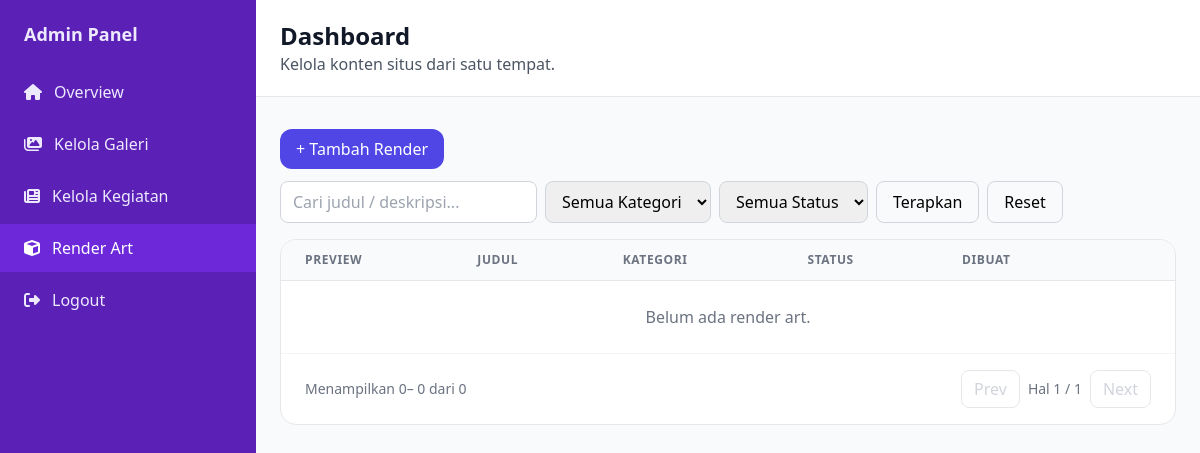
The app's page /admin/dashboard.php?tab=render (signed in), older data.
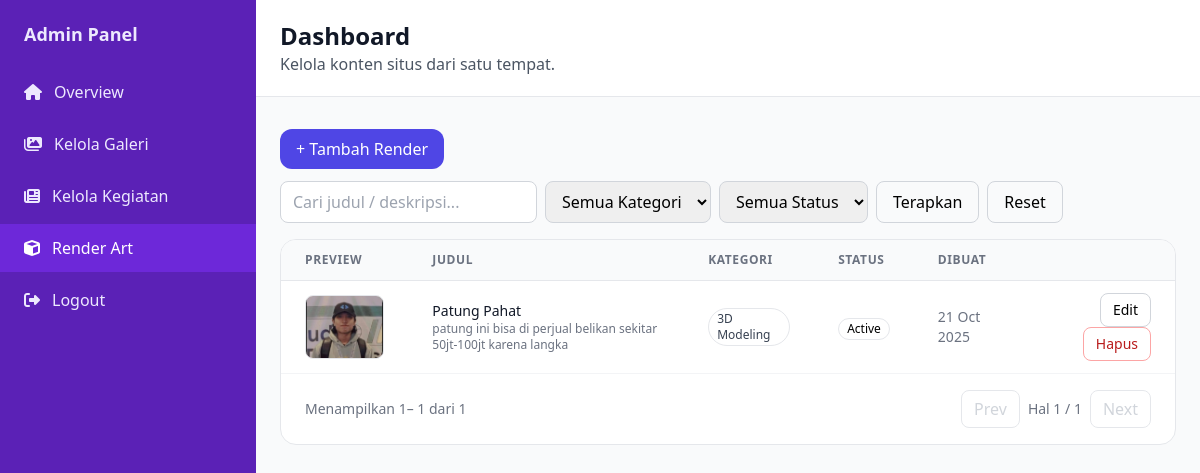
The same page, newer data.
### tables this page shows
CREATE TABLE `render_art` (
  `id` int NOT NULL,
  `title` varchar(255) NOT NULL,
  `description` text,
  `image_path` varchar(500) DEFAULT NULL,
  `category` enum('eksterior','interior','3d_modeling') NOT NULL DEFAULT 'eksterior',
  `status` enum('active','inactive') NOT NULL DEFAULT 'active',
  `created_by` int DEFAULT NULL,
  `created_at` timestamp NULL DEFAULT CURRENT_TIMESTAMP,
  `updated_at` timestamp NULL DEFAULT NULL ON UPDATE CURRENT_TIMESTAMP
);

### config/database.php (called while the page is built, shortened)
<?php
class Database {
    private $host = "localhost";
    private $db_name = "isr_school";
    private $username = "root";
    private $password = "";
    public function getConnection() {
        $this->conn = null;
        try {
            $this->conn = new PDO("mysql:host=" . $this->host . ";dbname=" . $this->db_name, $this->username, $this->password);
            $this->conn->exec("set names utf8");
            $this->conn->setAttribute(PDO::ATTR_ERRMODE, PDO::ERRMODE_EXCEPTION);
        } catch(PDOException $exception) {
            echo "Connection error: " . $exception->getMessage();
        }
        return $this->conn;
    }
}
?>

### models/RenderArt.php (called while the page is built, shortened)
<?php
require_once __DIR__ . '/../config/database.php';
class RenderArt {
  private $db;
  public function __construct() {
    $this->db = (new Database())->getConnection();
  }
  public function all($filters = []) {
    $sql = "SELECT * FROM render_art WHERE 1=1";
    $params = [];
    $sql .= " ORDER BY created_at DESC";
    $stmt = $this->db->prepare($sql);
    $stmt->execute($params);
    return $stmt->fetchAll(PDO::FETCH_ASSOC);
  }
}

### admin/dashboard.php (the view, shortened to what the changed rows need)
<?php
require_once __DIR__ . '/../models/Kegiatan.php';
require_once __DIR__ . '/../models/RenderArt.php';
function h($s){ return htmlspecialchars((string)$s, ENT_QUOTES, 'UTF-8'); }
$tab = $_GET['tab'] ?? 'overview';
$rq = trim($_GET['rq'] ?? '');
$rcat = $_GET['rcat'] ?? '';
$rstatus = $_GET['rstatus'] ?? '';
$rpage = max(1, (int)($_GET['rpage'] ?? 1));
$rPerPage = 12;
$renderArt = new RenderArt();
$rFilters = ['q'=>$rq?:null,'category'=>$rcat?:null,'status'=>$rstatus?:null];
$rAll = $renderArt->all($rFilters);
$rTotal = count($rAll);
$rOffset = ($rpage - 1) * $rPerPage;
$rItems = array_slice($rAll, $rOffset, $rPerPage);
$rCatLabels = ['eksterior'=>'Eksterior','interior'=>'Interior','3d_modeling'=>'3D Modeling'];
?>
<!DOCTYPE html>
<html lang="id">
<head>
  <link rel="stylesheet" href="https://cdn.jsdelivr.net/npm/tailwindcss@2.2.19/dist/tailwind.min.css">
  <link rel="stylesheet" href="https://cdnjs.cloudflare.com/ajax/libs/font-awesome/6.5.0/css/all.min.css">
</head>
<body class="bg-gray-50 min-h-screen">
  <div class="flex">
    <main class="flex-1">
      <header class="bg-white border-b border-gray-200">
        <div class="max-w-7xl mx-auto px-6 py-5">
          <h1 class="text-2xl font-extrabold text-gray-900">Dashboard</h1>
        </div>
      </header>
      <div class="max-w-7xl mx-auto px-6 py-8">
        <section id="tab-render" class="<?= $tab==='render' ? '' : 'hidden' ?>">
          <div class="bg-white rounded-2xl border border-gray-200 overflow-hidden">
            <div class="overflow-x-auto">
              <table class="min-w-full divide-y divide-gray-200">
                <thead class="bg-gray-50">
                  <tr class="text-left text-xs font-semibold text-gray-500 uppercase tracking-wider">
                    <th class="px-6 py-3">Preview</th>
                    <th class="px-6 py-3">Judul</th>
                    <th class="px-6 py-3">Kategori</th>
                    <th class="px-6 py-3">Status</th>
                    <th class="px-6 py-3">Dibuat</th>
                    <th class="px-6 py-3"></th>
                  </tr>
                </thead>
                <tbody class="bg-white divide-y divide-gray-100">
                  <?php if (!$rItems): ?>
                    <tr><td colspan="6" class="px-6 py-6 text-center text-gray-500">Belum ada render art.</td></tr>
                  <?php else: foreach ($rItems as $r): ?>
                    <tr class="hover:bg-gray-50">
                      <td class="px-6 py-3">
                        <?php if (!empty($r['image_path'])): ?>
                          <img src="/site/<?= h($r['image_path']) ?>" class="h-16 w-24 object-cover rounded-lg border border-gray-200" alt="">
                        <?php else: ?>
                          <div class="h-16 w-24 rounded-lg bg-gray-100 border border-gray-200"></div>
                        <?php endif; ?>
                      </td>
                      <td class="px-6 py-3">
                        <div class="text-sm font-medium text-gray-900"><?= h($r['title']) ?></div>
                        <?php if (!empty($r['description'])): ?>
                          <div class="text-xs text-gray-500 line-clamp-2"><?= nl2br(h($r['description'])) ?></div>
                        <?php endif; ?>
                      </td>
                      <td class="px-6 py-3 text-sm text-gray-700">
                        <span class="inline-flex items-center px-2 py-0.5 rounded-full text-xs font-medium border">
                          <?= h($rCatLabels[$r['category']] ?? ucfirst($r['category'])) ?>
                        </span>
                      </td>
                      <td class="px-6 py-3">
                        <span class="inline-flex items-center px-2 py-0.5 rounded-full text-xs font-medium border">
                          <?= h(ucfirst($r['status'])) ?>
                        </span>
                      </td>
                      <td class="px-6 py-3 text-sm text-gray-500"><?= !empty($r['created_at']) ? h(date('d M Y', strtotime($r['created_at']))) : '-' ?></td>
                      <td class="px-6 py-3 text-right">
                        <a href="?tab=render&mode=edit&id=<?= (int)$r['id'] ?>&rq=<?= urlencode($rq) ?>&rcat=<?= urlencode($rcat) ?>&rstatus=<?= urlencode($rstatus) ?>&rpage=<?= (int)$rpage ?>"
                           class="inline-flex items-center px-3 py-1.5 text-sm rounded-lg border border-gray-300 hover:bg-gray-50">Edit</a>
                        <form action="?tab=render&mode=delete" method="post" class="inline" onsubmit="return confirm('Hapus render art ini?')">
                          <button class="inline-flex items-center px-3 py-1.5 text-sm rounded-lg border border-red-300 text-red-700 hover:bg-red-50">Hapus</button>
                        </form>
                      </td>
                    </tr>
                  <?php endforeach; endif; ?>
                </tbody>
              </table>
            </div>
            <div class="px-6 py-4 flex items-center justify-between border-t border-gray-100">
              <div class="text-sm text-gray-500">
                Menampilkan <span class="font-medium"><?= $rTotal ? ($rOffset+1) : 0 ?></span>–
                <span class="font-medium"><?= min($rOffset + $rPerPage, $rTotal) ?></span> dari
                <span class="font-medium"><?= $rTotal ?></span>
              </div>
            </div>
          </div>
        </section>
      </div>
    </main>
  </div>
</body>
</html>

Row changes from the older to the newer data that the page shows:
added render_art: image_path (picture), title "Patung Pahat", description "patung ini bisa di perjual belikan sekitar 50jt-100jt karena langka", category "3D Modeling", status "Active", created_at "21 Oct 2025"
Text that changed along with them:
$rOffset+1: (not shown) → "1"
min($rOffset + $rPerPage, $rTotal): "0" → "1"
$rTotal: "0" → "1"
text no longer shown: "Belum ada render art. 0"
